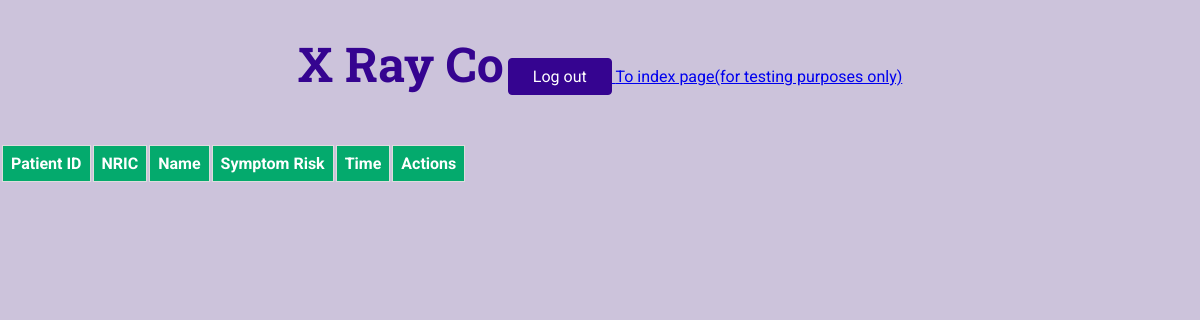
The page /DoctorHomepage/ on the database as committed earlier.
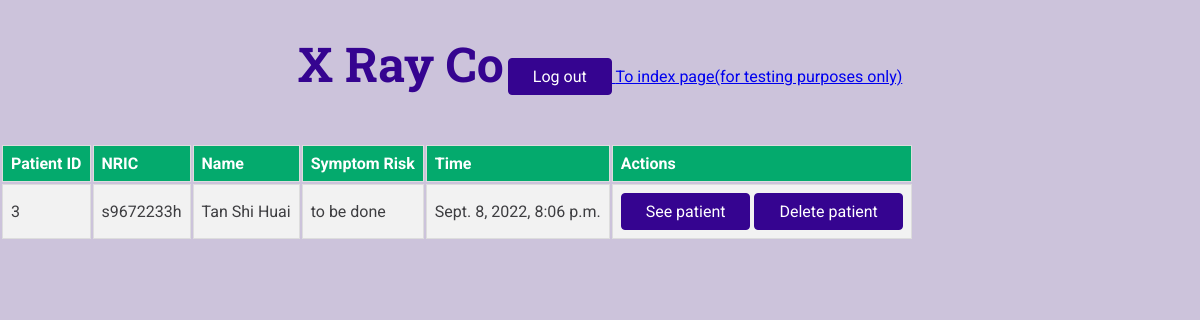
The same page on the database as committed later.
### website/models.py (models this page shows, shortened)
class Diagnosis(models.Model):
    D_PatientID = models.OneToOneField(CaseReport, on_delete=models.CASCADE)
    D_DateTime = models.DateTimeField(auto_now=True)
    D_EmployeeID = models.ForeignKey(Employee, on_delete=models.CASCADE)
    D_SymptomRisk = models.CharField(max_length=30)
    D_XRayRisk = models.CharField(max_length=30)
    D_CovidDiagnosis = models.CharField(max_length=50, blank=True, null=True)
    D_Medication = models.TextField(blank=True, null=True)

class CaseReport(models.Model):
    CR_PatientID = models.ForeignKey(Patient, on_delete=models.CASCADE)
    CR_DateTime = models.DateTimeField(auto_now=True)
    CR_Fever = models.BooleanField()
    CR_DryCough = models.BooleanField()
    CR_SoreThroat = models.BooleanField()
    CR_BreathingDifficulty = models.BooleanField()
    CR_OverseasTravel = models.BooleanField()
    CR_CloseContact = models.BooleanField()

class Patient(models.Model):
    P_NRIC = models.CharField(max_length=9, unique=True)
    P_Name = models.CharField(max_length=100)
    P_Phone = models.IntegerField(unique=True)
    P_Email = models.EmailField(unique=True)
    P_slug = models.SlugField(blank=True, null=True)

### website/views.py (the view)
# urls.py: path('DoctorHomepage/', views.DoctorHomepage),
def DoctorHomepage(request):
    all_patients = Diagnosis.objects.all()
    context = {'all_patients': all_patients}
    return render(request, 'website/DoctorHomepage.html', context)

### website/templates/website/DoctorHomepage.html (shortened to what this page needs)
{% extends 'website/base/base.html' %}
{% block body %}
    <table class="content-table">
        <tr>
            <th>Patient ID</th>
            <th>NRIC</th>
            <th>Name</th>
            <th>Symptom Risk</th>
            <th>Time</th>
            <th>Actions</th>
        </tr>
        {% for i in all_patients %}
            <tr>
                <td>{{i.D_PatientID.CR_PatientID.id}}</td>
                <td>{{i.D_PatientID.CR_PatientID.P_NRIC}}</td>
                <td>{{i.D_PatientID.CR_PatientID.P_Name}}</td>
                <td>{{i.D_SymptomRisk}}</td>
                <td>{{i.D_DateTime}}</td>
                <td>
                    <a href="/DoctorSeePatient/{{ i.D_PatientID.CR_PatientID.id }}"><button>See patient</button></a>
                    <a href= "/delete_dq_entry/{{ i.D_PatientID.CR_PatientID.id }}"><button>Delete patient</button></a>
                </td>
            </tr>
        {% endfor %}
    </table>
{% endblock %}

Rows that differ between the two databases and show on the page:
added Diagnosis: D_PatientID.CR_PatientID.id "3", D_PatientID.CR_PatientID.P_NRIC "s9672233h", D_PatientID.CR_PatientID.P_Name "Tan Shi Huai", D_SymptomRisk "to be done", D_DateTime "Sept. 8, 2022, 8:06 p.m."
